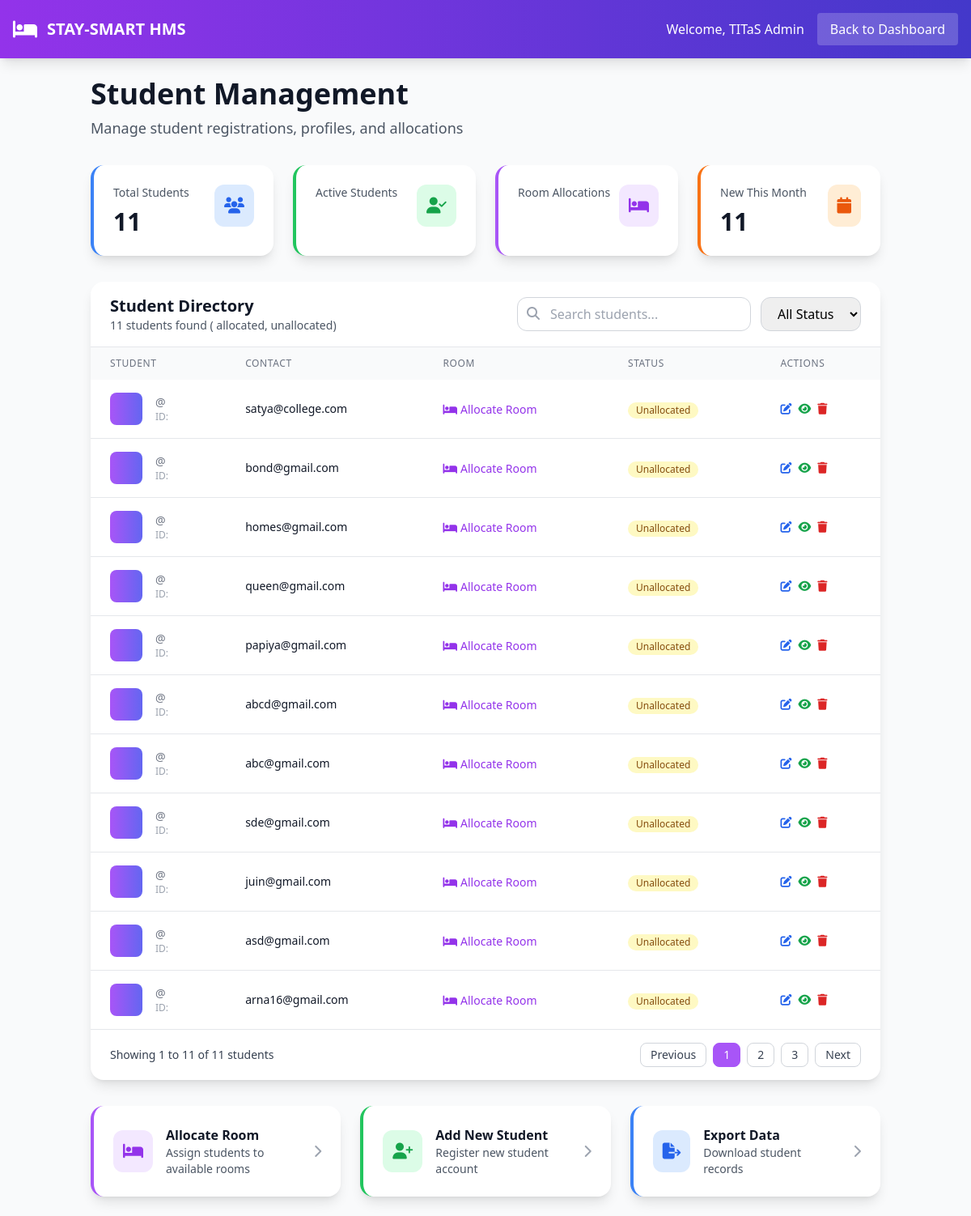
The page /student_list/ on the database its author committed.
### ACCOUNTS/models.py (models this page shows, shortened)
class User(AbstractUser):
    ROLE_CHOICES = (
        ('student', 'Student'),
        ('staff', 'Staff/Warden'),
        ('admin', 'Admin'),
    )
    role = models.CharField(max_length=20, choices=ROLE_CHOICES, default='student')
    groups = models.ManyToManyField(
        Group,
        verbose_name='groups',
        blank=True,
        help_text='The groups this user belongs to. A user will get all permissions granted to each of their groups.',
        related_name='custom_user_set',  # Changed related_name
        related_query_name='user',
    )
    user_permissions = models.ManyToManyField(
        Permission,
        verbose_name='user permissions',
        blank=True,
        help_text='Specific permissions for this user.',
        related_name='custom_user_set',  # Changed related_name
        related_query_name='user',
    )

### ACCOUNTS/views.py (the view, shortened to what this page needs)
# urls.py: path('student_list/', views.student_list, name='student_list'),
def student_list(request):
    students = User.objects.filter(role='student')  # Filter for students only
    return render(request, 'hostel/student_list.html', {'students': students})

### HOSTEL/TEMPLATES/hostel/student_list.html (shortened to what this page needs)
<!DOCTYPE html>
<html lang="en">
<head>
    <script src="https://cdn.tailwindcss.com"></script>
    <link rel="stylesheet" href="https://cdnjs.cloudflare.com/ajax/libs/font-awesome/6.4.0/css/all.min.css">
</head>
<body class="bg-gray-50">
    <nav class="bg-gradient-to-r from-purple-600 to-indigo-700 text-white p-4 shadow-lg">
        <div class="flex justify-between items-center">
            <div class="flex items-center space-x-3">
                <i class="fas fa-bed text-2xl"></i>
                <h1 class="text-xl font-bold">STAY-SMART HMS</h1>
            </div>
            <div class="flex items-center space-x-4">
                <span>Welcome, TITaS Admin</span>
                <a href="{% url 'admin_dashboard' %}" class="bg-white bg-opacity-20 hover:bg-opacity-30 px-4 py-2 rounded transition">Back to Dashboard</a>
            </div>
        </div>
    </nav>
    <div class="container mx-auto p-6">
        <div class="mb-8">
            <h1 class="text-4xl font-bold text-gray-900 mb-2">Student Management</h1>
            <p class="text-gray-600 text-lg">Manage student registrations, profiles, and allocations</p>
        </div>
        <div class="grid grid-cols-1 md:grid-cols-4 gap-6 mb-8">
            <div class="bg-white rounded-2xl shadow-lg p-6 border-l-4 border-blue-500">
                <div class="flex justify-between items-start">
                    <div>
                        <p class="text-gray-600 text-sm">Total Students</p>
                        <p class="text-3xl font-bold text-gray-900 mt-2">{{ students.count }}</p>
                    </div>
                    <div class="bg-blue-100 p-3 rounded-xl">
                        <i class="fas fa-users text-blue-600 text-xl"></i>
                    </div>
                </div>
            </div>
            <div class="bg-white rounded-2xl shadow-lg p-6 border-l-4 border-green-500">
                <div class="flex justify-between items-start">
                    <div>
                        <p class="text-gray-600 text-sm">Active Students</p>
                    </div>
                    <div class="bg-green-100 p-3 rounded-xl">
                        <i class="fas fa-user-check text-green-600 text-xl"></i>
                    </div>
                </div>
            </div>
            <div class="bg-white rounded-2xl shadow-lg p-6 border-l-4 border-purple-500">
                <div class="flex justify-between items-start">
                    <div>
                        <p class="text-gray-600 text-sm">Room Allocations</p>
                    </div>
                    <div class="bg-purple-100 p-3 rounded-xl">
                        <i class="fas fa-bed text-purple-600 text-xl"></i>
                    </div>
                </div>
            </div>
            <div class="bg-white rounded-2xl shadow-lg p-6 border-l-4 border-orange-500">
                <div class="flex justify-between items-start">
                    <div>
                        <p class="text-gray-600 text-sm">New This Month</p>
                        <p class="text-3xl font-bold text-gray-900 mt-2">{{ students.count }}</p>
                    </div>
                    <div class="bg-orange-100 p-3 rounded-xl">
                        <i class="fas fa-calendar text-orange-600 text-xl"></i>
                    </div>
                </div>
            </div>
        </div>
        <div class="bg-white rounded-2xl shadow-lg overflow-hidden">
            <div class="px-6 py-4 border-b border-gray-200">
                <div class="flex flex-col lg:flex-row lg:items-center lg:justify-between">
                    <div>
                        <h2 class="text-xl font-bold text-gray-900">Student Directory</h2>
                        <p class="text-gray-600 text-sm">{{ students.count }} students found ({{ allocated_students_count }} allocated, {{ unallocated_students_count }} unallocated)</p>
                    </div>
                    <div class="mt-4 lg:mt-0 flex space-x-3">
                        <div class="relative">
                            <i class="fas fa-search absolute left-3 top-3 text-gray-400"></i>
                            <input type="text" placeholder="Search students..." class="pl-10 pr-4 py-2 border border-gray-300 rounded-xl focus:outline-none focus:ring-2 focus:ring-purple-500">
                        </div>
                        <select class="border border-gray-300 rounded-xl px-4 py-2 focus:outline-none focus:ring-2 focus:ring-purple-500">
                            <option>All Status</option>
                        </select>
                    </div>
                </div>
            </div>
            <div class="overflow-x-auto">
                <table class="w-full">
                    <thead class="bg-gray-50">
                        <tr>
                            <th class="px-6 py-3 text-left text-xs font-medium text-gray-500 uppercase tracking-wider">Student</th>
                            <th class="px-6 py-3 text-left text-xs font-medium text-gray-500 uppercase tracking-wider">Contact</th>
                            <th class="px-6 py-3 text-left text-xs font-medium text-gray-500 uppercase tracking-wider">Room</th>
                            <th class="px-6 py-3 text-left text-xs font-medium text-gray-500 uppercase tracking-wider">Status</th>
                            <th class="px-6 py-3 text-left text-xs font-medium text-gray-500 uppercase tracking-wider">Actions</th>
                        </tr>
                    </thead>
                    <tbody class="bg-white divide-y divide-gray-200">
                        {% for student in students %}
                        <tr class="hover:bg-gray-50 transition duration-150">
                            <td class="px-6 py-4 whitespace-nowrap">
                                <div class="flex items-center">
                                    <div class="bg-gradient-to-r from-purple-500 to-indigo-500 w-10 h-10 rounded-lg flex items-center justify-center text-white font-semibold text-lg">
                                    </div>
                                    <div class="ml-4">
                                        <div class="text-sm text-gray-500">@{{ student.name|lower|slugify }}</div>
                                        <div class="text-xs text-gray-400">ID: {{ student.roll_no }}</div>
                                    </div>
                                </div>
                            </td>
                            <td class="px-6 py-4 whitespace-nowrap">
                                <div class="text-sm text-gray-900">{{ student.email }}</div>
                            </td>
                            <td class="px-6 py-4 whitespace-nowrap">
                                {% if student.room %}
                                    <div class="text-sm font-medium text-gray-900">{{ student.room.room_number }}</div>
                                    <div class="text-sm text-gray-500">Floor: {{ student.room.floor }}</div>
                                {% else %}
                                    <a href="{% url 'allocate_room' %}" class="inline-flex items-center text-purple-600 hover:text-purple-700 font-medium text-sm hover:underline">
                                        <i class="fas fa-bed mr-1"></i>
                                        Allocate Room
                                    </a>
                                {% endif %}
                            </td>
                            <td class="px-6 py-4 whitespace-nowrap">
                                <span class="inline-flex items-center px-2.5 py-0.5 rounded-full text-xs font-medium {% if student.room %}bg-green-100 text-green-800{% else %}bg-yellow-100 text-yellow-800{% endif %}">
                                    {% if student.room %}Active{% else %}Unallocated{% endif %}
                                </span>
                            </td>
                            <td class="px-6 py-4 whitespace-nowrap text-sm font-medium">
                                <div class="flex space-x-2">
                                    <a href="{% url 'edit_student' student.id %}" class="text-blue-600 hover:text-blue-900 transform hover:scale-110 transition duration-200">
                                        <i class="fas fa-edit"></i>
                                    </a>
                                    <button class="text-green-600 hover:text-green-900 transform hover:scale-110 transition duration-200" onclick="viewStudent({{ student.id }})">
                                        <i class="fas fa-eye"></i>
                                    </button>
                                    <a href="{% url 'delete_student' student.id %}" class="text-red-600 hover:text-red-900 transform hover:scale-110 transition duration-200" onclick="return confirm('Are you sure you want to delete {{ student.name }}?')">
                                        <i class="fas fa-trash"></i>
                                    </a>
                                </div>
                            </td>
                        </tr>
                        {% empty %}
                        <tr>
                            <td colspan="5" class="px-6 py-4 text-center text-gray-500">
                                No students found. <a href="{% url 'add_student' %}" class="text-purple-600 hover:underline">Add the first student</a>
                            </td>
                        </tr>
                        {% endfor %}
                    </tbody>
                </table>
            </div>
            <div class="px-6 py-4 border-t border-gray-200">
                <div class="flex items-center justify-between">
                    <div class="text-sm text-gray-700">
                        Showing <span class="font-medium">1</span> to <span class="font-medium">{{ students.count }}</span> of <span class="font-medium">{{ students.count }}</span> students
                    </div>
                    <div class="flex space-x-2">
                        <button class="px-3 py-1 border border-gray-300 rounded-lg text-sm font-medium text-gray-700 hover:bg-gray-50">Previous</button>
                        <button class="px-3 py-1 border border-purple-500 bg-purple-500 text-white rounded-lg text-sm font-medium">1</button>
                        <button class="px-3 py-1 border border-gray-300 rounded-lg text-sm font-medium text-gray-700 hover:bg-gray-50">2</button>
                        <button class="px-3 py-1 border border-gray-300 rounded-lg text-sm font-medium text-gray-700 hover:bg-gray-50">3</button>
                        <button class="px-3 py-1 border border-gray-300 rounded-lg text-sm font-medium text-gray-700 hover:bg-gray-50">Next</button>
                    </div>
                </div>
            </div>
        </div>
        <div class="mt-8 grid grid-cols-1 md:grid-cols-3 gap-6">
            <a href="{% url 'allocate_room' %}" class="bg-white rounded-2xl shadow-lg p-6 border-l-4 border-purple-500 hover:shadow-xl transition duration-300 group">
                <div class="flex items-center space-x-4">
                    <div class="bg-purple-100 p-3 rounded-xl">
                        <i class="fas fa-bed text-purple-600 text-xl"></i>
                    </div>
                    <div class="flex-1">
                        <h3 class="font-semibold text-gray-900 group-hover:text-purple-600">Allocate Room</h3>
                        <p class="text-gray-600 text-sm">Assign students to available rooms</p>
                    </div>
                    <i class="fas fa-chevron-right text-gray-400 group-hover:text-purple-600"></i>
                </div>
            </a>
            <a href="{% url 'add_student' %}" class="bg-white rounded-2xl shadow-lg p-6 border-l-4 border-green-500 hover:shadow-xl transition duration-300 group">
                <div class="flex items-center space-x-4">
                    <div class="bg-green-100 p-3 rounded-xl">
                        <i class="fas fa-user-plus text-green-600 text-xl"></i>
                    </div>
                    <div class="flex-1">
                        <h3 class="font-semibold text-gray-900 group-hover:text-green-600">Add New Student</h3>
                        <p class="text-gray-600 text-sm">Register new student account</p>
                    </div>
                    <i class="fas fa-chevron-right text-gray-400 group-hover:text-green-600"></i>
                </div>
            </a>
            <div class="bg-white rounded-2xl shadow-lg p-6 border-l-4 border-blue-500">
                <div class="flex items-center space-x-4">
                    <div class="bg-blue-100 p-3 rounded-xl">
                        <i class="fas fa-file-export text-blue-600 text-xl"></i>
                    </div>
                    <div class="flex-1">
                        <h3 class="font-semibold text-gray-900">Export Data</h3>
                        <p class="text-gray-600 text-sm">Download student records</p>
                    </div>
                    <i class="fas fa-chevron-right text-gray-400"></i>
                </div>
            </div>
        </div>
    </div>
</body>
</html>

### rows shown on the page
User: email "satya@college.com"
User: email "bond@gmail.com"
User: email "homes@gmail.com"
User: email "queen@gmail.com"
User: email "papiya@gmail.com"
User: email "abcd@gmail.com"
User: email "abc@gmail.com"
User: email "sde@gmail.com"
User: email "juin@gmail.com"
User: email "asd@gmail.com"
User: email "arna16@gmail.com"

### other values the page prints
{{ students.count }} "11"
